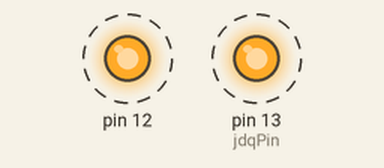
This sketch was run on a simulated Arduino Uno, built with avr-gcc and run on an emulated ATmega328P. Shown: output pins drawn as LEDs (lit = HIGH). Dashed ring = blinking.

Above: at 0.5 s.
Timing chart, 0 to 4.6 s (numbered marks = the images above):
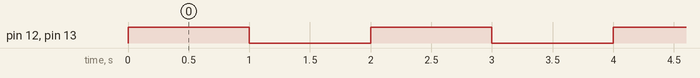

The sketch:

sketch_jun27a.ino
```cpp
int jdqPin=13;//定义数字检测接
void setup()
{
  pinMode(jdqPin,OUTPUT);//设定数字接口13、12、11为输入接口
  pinMode(12,OUTPUT);//设定数字接口13、12、11为输入接口
  Serial.begin(9600);//设置串口波特率为9600kbps
}
void loop()
{
digitalWrite(13,HIGH);
digitalWrite(12,HIGH);
delay(1000);
digitalWrite(12,LOW);
digitalWrite(13,LOW);
delay(1000);
}
```

Measured:
- by itself, pin 12, pin 13 (jdqPin): alternates HIGH for 1.0 s and LOW for 1.0 s
